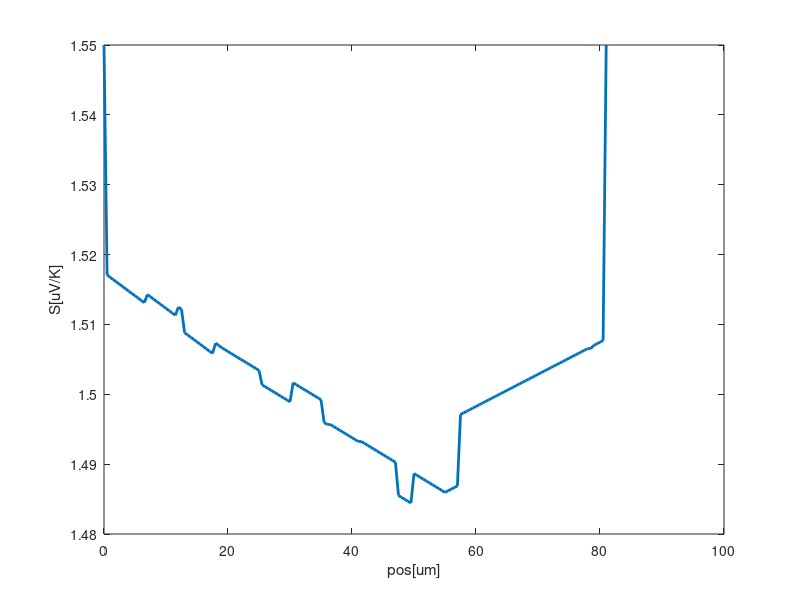

MATLAB code to generate this figure:
ep1=0.0005;
eppaa=0;
s11=0.003;
eppa=0;
epp=0.01;
ep=0;
e1= -0.00033;
e2=0.00027;
S1 = 1.5;
es11=0;
posa=0:0.5:81;
epb=0;
a=0.6;

A=[1.55,S1+18*e2-37*e1+epb,S1+18*e2-36*e1+epb,S1+18*e2-35*e1+epb, S1+18*e2-34*e1+epb,S1+18*e2-33*e1+epb,S1+18*e2-32*e1,S1+18*e2-31*e1,...
   S1+18*e2-30*e1,S1+18*e2-29*e1,S1+18*e2-28*e1,S1+18*e2-27*e1,S1+18*e2-26*e1,S1+18*e2-25*e1,...
   S1+18*e2-24*e1+s11/2,S1+18*e2-23*e1+s11/2,S1+18*e2-22*e1+s11/2,S1+18*e2-21*e1+s11/2,S1+18*e2-20*e1+s11/2,S1+18*e2-19*e1+s11/2,S1+18*e2-18*e1+s11/2,S1+18*e2-17*e1+s11/2,S1+18*e2-16*e1+s11/2,...
   S1+18*e2-15*e1+s11/2,...
   S1+18*e2-14*e1+s11,S1+18*e2-13*e1+s11,...
   S1+18*e2-12*e1,S1+18*e2-11*e1,S1+18*e2-10*e1,S1+18*e2-9*e1,S1+18*e2-8*e1,S1+18*e2-7*e1,S1+18*e2-6*e1,S1+18*e2-5*e1,S1+18*e2-4*e1,S1+18*e2-3*e1,...
   S1+18*e2-2*e1+a*s11,S1+18*e2-e1+a*s11,S1+18*e2+a*s11,S1+17*e2+a*s11,S1+16*e2+a*s11,S1+15*e2+a*s11,S1+14*e2+a*s11,S1+13*e2+a*s11,S1+12*e2+a*s11,S1+11*e2+a*s11,S1+10*e2+a*s11,S1+9*e2+a*s11,S1+8*e2+a*s11,S1+7*e2+a*s11,S1+6*e2+a*s11,...
   S1+5*e2,S1+4*e2,S1+3*e2,S1+2*e2,S1+e2,S1-e2+e2,S1-2*e2+e2,S1-3*e2+e2,S1-4*e2+e2,S1-5*e2+e2,...
   S1-6*e2+e2+s11,S1-7*e2+e2+s11,S1-8*e2+e2+s11,S1-9*e2+e2+s11,S1-10*e2+e2+s11,S1-11*e2+e2+s11,S1-12*e2+e2+s11,S1-13*e2+e2+s11,S1-14*e2+e2+s11,S1-15*e2+e2+s11,...
   S1-16*e2+e2,S1-17*e2+e2,S1-17*e2+e2,S1-18*e2+e2,S1-19*e2+e2,S1-20*e2+e2,S1-21*e2+e2,S1-22*e2+e2,S1-23*e2+e2,S1-24*e2+e2,S1-25*e2+e2,S1-26*e2+e2,S1-26*e2+e2,S1-27*e2+e2,S1-28*e2+e2,S1-29*e2+e2,S1-30*e2+e2,S1-31*e2+e2,S1-32*e2+e2,S1-33*e2+e2,S1-34*e2+e2,S1-35*e2+e2,S1-36*e2+e2,S1-37*e2+e2,...
   S1-38*e2+e2-1.5*s11,S1-39*e2+e2-1.5*s11,S1-40*e2+e2-1.5*s11,S1-41*e2+e2-1.5*s11,S1-42*e2+e2-1.5*s11,...
   S1-43*e2+e2+eppa,S1-44*e2+e2+eppa,S1-45*e2+e2,S1-46*e2+e2+eppa,...
   S1-47*e2+e2+eppa,S1-48*e2+e2+eppa,S1-49*e2+e2+eppa+es11,S1-50*e2+e2+eppa+es11,S1-51*e2+e2+eppa+es11,S1-52*e2+e2+eppa+es11,S1-53*e2+e2+eppa+es11,...
   ...
   S1-54*e2+e2+eppa+es11+ep1,S1-55*e2+e2+eppa+es11+2*ep1,S1-56*e2+e2+eppa+3*ep1,S1-57*e2+e2+eppa+4*ep1,...
   S1-58*e2+e2+47*ep-12*ep+epp+5*ep1,S1-59*e2+e2+46*ep-12*ep+epp+6*ep1,S1-60*e2+e2+45*ep-12*ep+epp+7*ep1,S1-61*e2+e2+44*ep-12*ep+epp+8*ep1,S1-62*e2+e2+43*ep-12*ep+epp+9*ep1,S1-63*e2+e2+42*ep-12*ep+epp+10*ep1,...
   S1-64*e2+e2+41*ep-12*ep+epp+11*ep1,S1-65*e2+e2+40*ep-12*ep+epp+12*ep1,S1-66*e2+e2+39*ep-12*ep+epp+13*ep1,S1-67*e2+e2+38*ep-12*ep+epp+14*ep1,S1-68*e2+e2+epp+15*ep1,S1-69*e2+e2+epp+16*ep1,S1-70*e2+e2+epp+17*ep1,S1-71*e2+e2+epp+18*ep1,...
   S1-72*e2+e2+epp+19*ep1,S1-73*e2+e2+epp+20*ep1,S1-74*e2+e2+epp+21*ep1,S1-75*e2+e2+epp+22*ep1,S1-76*e2+e2+epp+23*ep1,S1-77*e2+e2+epp+24*ep1,S1-78*e2+e2+epp+25*ep1,S1-79*e2+e2+epp+26*ep1,S1-79*e2+epp+27*ep1,S1-80*e2+epp+28*ep1,S1-81*e2+epp+29*ep1,...
   S1-82*e2+epp+30*ep1,S1-83*e2+epp+31*ep1,S1-84*e2+epp+32*ep1,S1-85*e2+epp+33*ep1,S1-86*e2+epp+34*ep1,S1-87*e2+epp+35*ep1,S1-88*e2+epp+36*ep1,S1-89*e2+epp+37*ep1,S1-90*e2+epp+38*ep1,S1-91*e2+epp+39*ep1,S1-92*e2+epp+40*ep1,S1-93*e2+epp+41*ep1,S1-94*e2+epp+42*ep1,...
   S1-95*e2+epp+43*ep1,S1-96*e2+epp+44*ep1,S1-97*e2+epp+45*ep1,S1-98*e2+epp+46*ep1,S1-98*e2+epp+46*ep1,S1-100*e2+epp+48*ep1,S1-101*e2+epp+49*ep1,S1-102*e2+epp+50*ep1,S1-103*e2+epp+51*ep1,1.55];

figure
plot(posa,A,'LineWidth',2);
xlabel('pos[um]');
ylabel('S[uV/K]');
